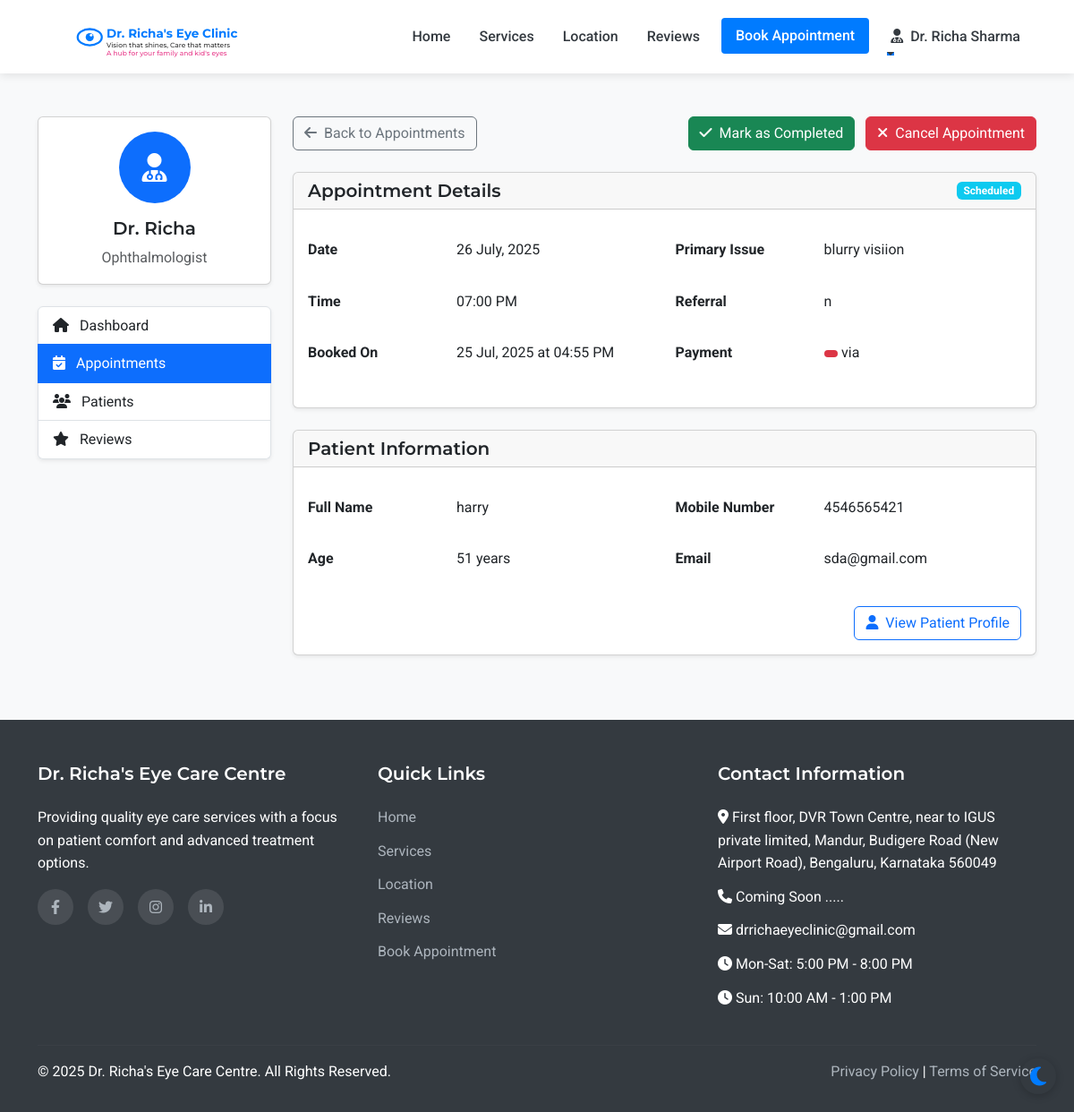
The page /admin/appointment/12 (signed in) on the database as committed earlier.
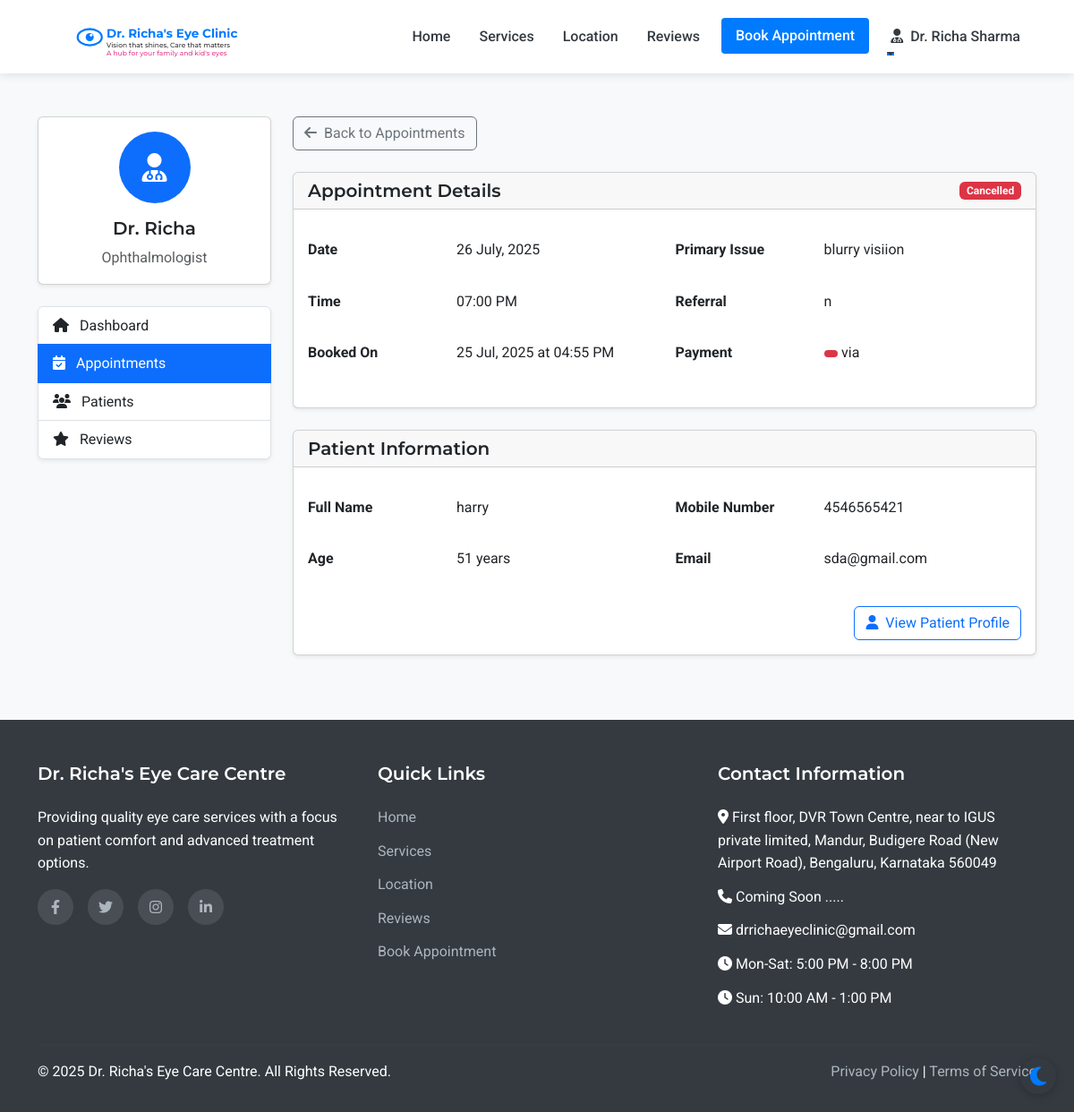
The same page on the database as committed later.
### models.py (models this page shows, shortened)
class Appointment(db.Model):
    id = db.Column(db.Integer, primary_key=True)
    patient_id = db.Column(db.Integer, db.ForeignKey('patient.id'), nullable=False)
    appointment_date = db.Column(db.Date, nullable=False)
    appointment_time = db.Column(db.Time, nullable=False)
    primary_issue = db.Column(db.Text, nullable=True)
    referral_info = db.Column(db.String(255), nullable=True)
    status = db.Column(db.String(20), default='scheduled')  # scheduled, completed, cancelled
    created_at = db.Column(db.DateTime, default=datetime.utcnow)
    consultation_fee = db.Column(db.Float, nullable=False, default=500.0)
    payment_status = db.Column(db.String(20), default='pending')  # pending, paid

### routes.py (the view, shortened to what this page needs)
@app.route('/admin/appointment/<int:appointment_id>', methods=['GET', 'POST'])
@login_required
def admin_appointment_view(appointment_id):
    if not (isinstance(current_user, Admin) or isinstance(current_user, Assistant) or isinstance(current_user, Doctor)):
        flash('Access denied. Staff privileges required.', 'danger')
        return redirect(url_for('index'))
    appointment = Appointment.query.get_or_404(appointment_id)
    medical_record = MedicalRecord.query.filter_by(appointment_id=appointment_id).first()
    has_medical_record = medical_record is not None
    return render_template('admin/appointment_view.html', appointment=appointment, medical_record=medical_record, has_medical_record=has_medical_record)

### app.py (called while the page is built)
@login_manager.user_loader
def load_user(user_id):
    from models import Doctor, Assistant, Admin, Patient
    try:
        if user_id.startswith('doctor_'):
            return Doctor.query.get(int(user_id.split('_')[1]))
        elif user_id.startswith('assistant_'):
            return Assistant.query.get(int(user_id.split('_')[1]))
        elif user_id.startswith('admin_'):
            return Admin.query.get(int(user_id.split('_')[1]))
        else:
            return Patient.query.get(int(user_id))
    except (ValueError, AttributeError):
        return None

### routes.py (called while the page is built)
@app.context_processor
def inject_now():
    return {'now': datetime.now()}

### templates/admin/appointment_view.html (shortened to what the changed rows need)
{% extends 'layout.html' %}
{% block content %}
<section class="py-5 bg-light">
    <div class="container">
        <div class="row">
            <div class="col-lg-9">
                <div class="d-flex justify-content-between align-items-center mb-4">
                    <div>
                        {% if appointment.status == 'scheduled' %}
                            <form method="POST" action="{{ url_for('admin_appointment_view', appointment_id=appointment.id) }}" class="d-inline">
                                <button type="submit" class="btn btn-success me-2">
                                    <i class="fas fa-check me-1"></i> Mark as Completed
                                </button>
                            </form>
                            <form method="POST" action="{{ url_for('admin_appointment_view', appointment_id=appointment.id) }}" class="d-inline">
                                <button type="submit" class="btn btn-danger">
                                    <i class="fas fa-times me-1"></i> Cancel Appointment
                                </button>
                            </form>
                        {% endif %}
                    </div>
                </div>
                <div class="card shadow-sm mb-4">
                    <div class="card-header d-flex justify-content-between align-items-center">
                        <h5 class="mb-0">Appointment Details</h5>
                        <span class="badge {% if appointment.status == 'scheduled' %}bg-info{% elif appointment.status == 'completed' %}bg-success{% elif appointment.status == 'cancelled' %}bg-danger{% endif %}">
                            {{ appointment.status|title }}
                        </span>
                    </div>
                    <div class="card-body">
                        <div class="row">
                            <div class="col-md-6">
                                <table class="table table-borderless">
                                    <tr>
                                        <th class="ps-0" style="width: 150px;">Date</th>
                                        <td>{{ appointment.appointment_date.strftime('%d %B, %Y') }}</td>
                                    </tr>
                                    <tr>
                                        <th class="ps-0">Time</th>
                                        <td>{{ appointment.appointment_time.strftime('%I:%M %p') }}</td>
                                    </tr>
                                    <tr>
                                        <th class="ps-0">Booked On</th>
                                        <td>{{ appointment.created_at.strftime('%d %b, %Y at %I:%M %p') }}</td>
                                    </tr>
                                </table>
                            </div>
                            <div class="col-md-6">
                                <table class="table table-borderless">
                                    <tr>
                                        <th class="ps-0" style="width: 150px;">Primary Issue</th>
                                        <td>{{ appointment.primary_issue or 'Not specified' }}</td>
                                    </tr>
                                    <tr>
                                        <th class="ps-0">Referral</th>
                                        <td>{{ appointment.referral_info or 'None' }}</td>
                                    </tr>
                                    {% if appointment.payment %}
                                    <tr>
                                        <th class="ps-0">Payment</th>
                                    </tr>
                                    {% endif %}
                                </table>
                            </div>
                        </div>
                    </div>
                </div>
                <div class="card shadow-sm mb-4">
                    <div class="card-body">
                        <div class="row">
                            <div class="col-md-6">
                                <table class="table table-borderless">
                                    <tr>
                                        <th class="ps-0" style="width: 150px;">Full Name</th>
                                    </tr>
                                    <tr>
                                        <th class="ps-0">Age</th>
                                    </tr>
                                </table>
                            </div>
                            <div class="col-md-6">
                                <table class="table table-borderless">
                                    <tr>
                                        <th class="ps-0" style="width: 150px;">Mobile Number</th>
                                    </tr>
                                    <tr>
                                        <th class="ps-0">Email</th>
                                    </tr>
                                </table>
                            </div>
                        </div>
                    </div>
                </div>
            </div>
        </div>
    </div>
</section>
{% endblock %}

Rows that differ between the two databases and show on the page:
changed Appointment "07:00 PM": status "Scheduled" → "Cancelled"
Other text that changed with them:
text no longer shown: "Mark as Completed Cancel Appointment"
